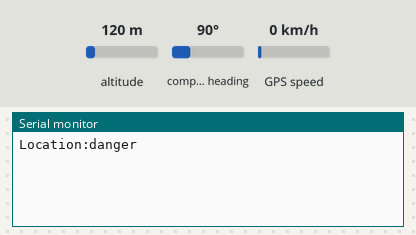
This sketch was run on a simulated ESP8266 (NodeMCU). Shown: the last lines printed to the serial monitor. The test bench sets the inputs (shaded band); at power-on: altitude 120 m, compass heading 90°, GPS speed 0 km/h. The GPS gets a fix after 3 s at 37.7749, -122.4194 with 8 satellites; the modem accepts every AT command (registered, SIM ready, sends succeed) and sends nothing else.

Above: at 3.2 s.
3.3 s: altitude set to 20 m
At 5.2 s:
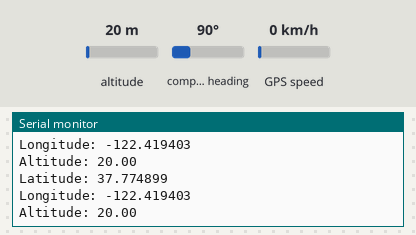
5.6 s: altitude set to 250 m
At 7.0 s:
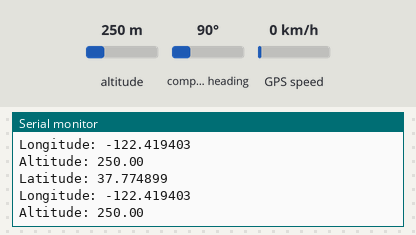

The sketch:

ShoesFinal.ino
```cpp
//Created by Arvindra Ahirwar

#include <TinyGPS++.h>
#include <SoftwareSerial.h>

// Create a TinyGPS++ object
TinyGPSPlus gps;

// GPS module connection
#define RXPin D2
#define TXPin D3

// Define the GSM module pins
#define GSM_TX_PIN D4
#define GSM_RX_PIN D5

// Create a software serial port called "gpsSerial"
SoftwareSerial gpsSerial(RXPin, TXPin);
// Create a software serial port called "gsmSerial"
SoftwareSerial gsmSerial(GSM_TX_PIN, GSM_RX_PIN);

// Define the latitude and longitude range for the location
const float targetLatitude = 37.12345; // Change this to your desired latitude
const float targetLongitude = -122.67890; // Change this to your desired longitude
const float tolerance = 0.001; // Change this tolerance value as needed

void setup() {
  // put your setup code here, to run once:
  gpsSerial.begin(9600);  // Setting the baud rate for GPS Module
  Serial.begin(9600); // Setting the baud rate of Serial Monitor (Arduino)

  // Set the baud rate for the serial communication with the GSM module
  gsmSerial.begin(9600);

  // Initialize the GSM module by sending AT commands
  gsmSerial.println("AT");
  delay(1000);
  gsmSerial.println("AT+CMGF=1"); // Set SMS text mode
  delay(1000);
}

void loop() {
  // put your main code here, to run repeatedly:
  while (gpsSerial.available() > 0) {
    if (gps.encode(gpsSerial.read()))
      displayInfo();
  }
  // If 5000 milliseconds pass and there are no characters coming in
  // over the software serial port, show a "No GPS detected" error
  if (millis() > 5000 && gps.charsProcessed() < 10) {
    Serial.println("No GPS detected");
    while (true);
  }
  delay(2000);
}

void displayInfo() {
  if (gps.location.isValid()) {
    float latitude = gps.location.lat();
    float longitude = gps.location.lng();
    Serial.print("Latitude: ");
    Serial.println(latitude, 6);
    Serial.print("Longitude: ");
    Serial.println(longitude, 6);
    Serial.print("Altitude: ");
    Serial.println(gps.altitude.meters());

    // Check if the current location is within the target range
    // if (abs(latitude - targetLatitude) < tolerance && abs(longitude - targetLongitude) < tolerance) {

     if ((latitude<28.643800 && latitude>28.643600)&&(longitude>77.294300 && longitude < 77.294600) ) {
      Serial.print("Safe");
       sendSMS("+919267969899", "Hello, Safe!");
    }
  }
  else {
    Serial.println("Location:danger");
    sendSMS("+919267969899", "Hello, Child is not in safe!");
  }
}

void sendSMS(const char* phoneNumber, const char* message) {
  // AT command to set the phone number
  gsmSerial.print("AT+CMGS=\"");
  gsmSerial.print(phoneNumber);
  gsmSerial.println("\"");
  delay(1000);

  // Send the message
  gsmSerial.print(message);
  delay(100);
  gsmSerial.write(26); // End of message character (Ctrl+Z)
  delay(1000);
}
```

Measured:
- after the input at 3.3 s, the serial monitor: prints a new line after 0.81 s (image 1)
- after the input at 5.6 s, the serial monitor: prints a new line after 0.71 s (image 2)
